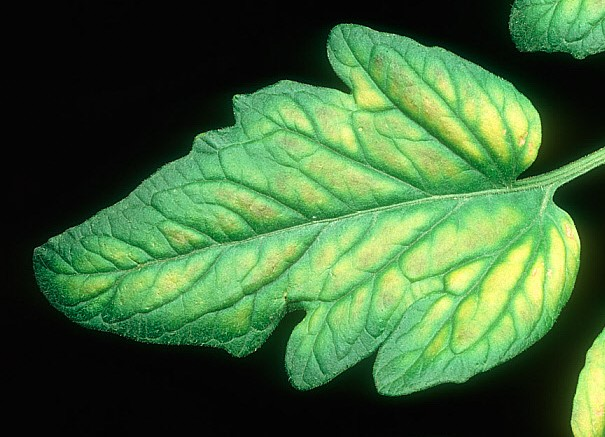
#> input picture images/1.jpg, 605 x 437 px
$ python leaf_extract_geometry.py images/1.jpg
#> lines starting #> are read from the running program, lines starting #| are printed output that depends on the picture; after the words box and inside, x2 and y2 are one past the last pixel; in counts of white or black regions, pixels touching at a corner belong together
import cv2
import numpy as np
import sys
import math

def extract_geometry(leaf_mask):
    """
    Finds the largest contour in the mask and extracts geometric metrics.
    Returns a dictionary of metrics and the contour itself for drawing.
    """
    contours, _ = cv2.findContours(leaf_mask, cv2.RETR_EXTERNAL, cv2.CHAIN_APPROX_SIMPLE)
    if not contours:
        return None, None

    largest_contour = max(contours, key=cv2.contourArea)
    true_area = cv2.contourArea(largest_contour)
    perimeter = cv2.arcLength(largest_contour, closed=True)

    if true_area < 100:
        return None, None

    _, (width, height), _ = cv2.minAreaRect(largest_contour)
    if width == 0 or height == 0:
        return None, None

    length = max(width, height)
    short_side = min(width, height)
    aspect_ratio = short_side / length

    hull = cv2.convexHull(largest_contour)
    hull_area = cv2.contourArea(hull)
    solidity = true_area / hull_area if hull_area > 0 else 0

    serration_index = perimeter / (2 * math.sqrt(math.pi * true_area)) if true_area > 0 else 0

    moments = cv2.moments(largest_contour)
    hu_moments = cv2.HuMoments(moments)

    log_hu = []
    for i in range(7):
        if hu_moments[i][0] != 0:
            log_hu.append(-1 * math.copysign(1.0, hu_moments[i][0]) * math.log10(abs(hu_moments[i][0])))
        else:
            log_hu.append(0.0)

    metrics = {
        "True Area (px)": int(true_area),
        "Aspect Ratio": round(aspect_ratio, 3),
        "Solidity": round(solidity, 3),
        "Serration Index": round(serration_index, 3),
        "Hu Moment 1 (Primary Shape)": round(log_hu[0], 3),
        "Hu Moment 2 (Asymmetry)": round(log_hu[1], 3)
    }

    return metrics, largest_contour

def analyze_leaf(image_path):
#> called with image_path = 'images/1.jpg'
    img = cv2.imread(image_path)
#> img is the input picture: shape (437, 605, 3); mean B, G, R 57.3, 103.3, 64
    if img is None:
        print("Could not load image. Check the path.")
        return

    # --- AUTOMATIC LEAF SEGMENTATION USING HSV ---
    hsv = cv2.cvtColor(img, cv2.COLOR_BGR2HSV)
#> hsv: shape (437, 605, 3); mean H, S, V 40.7, 99.8, 103.3
    lower_plant_color = np.array([20,  40,  40])
    upper_plant_color = np.array([85, 255, 255])

    leaf_mask = cv2.inRange(hsv, lower_plant_color, upper_plant_color)
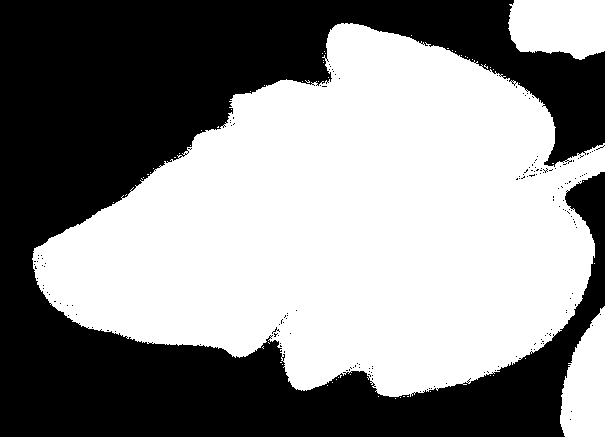
#> leaf_mask: shape (437, 605); 54.2% white; 172 black regions (171 under 20 px), largest, box (x1, y1, x2, y2) and area: (0, 0, 605, 437) 120737

    kernel = cv2.getStructuringElement(cv2.MORPH_ELLIPSE, (5, 5))
    leaf_mask = cv2.morphologyEx(leaf_mask, cv2.MORPH_CLOSE, kernel)
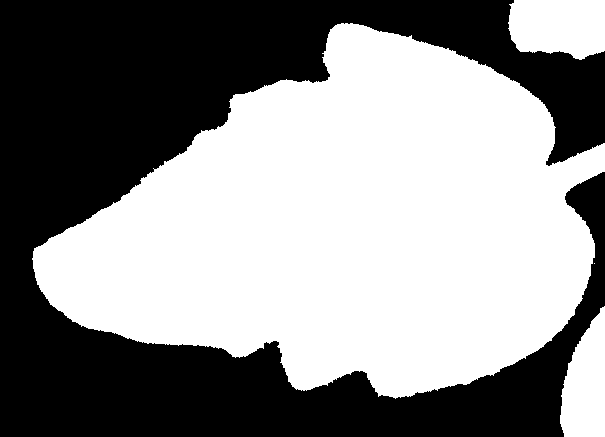
#> leaf_mask: shape (437, 605); 54.6% white; 1 black region, box (x1, y1, x2, y2) and area: (0, 0, 605, 437) 119980
    leaf_mask = cv2.morphologyEx(leaf_mask, cv2.MORPH_OPEN, kernel)
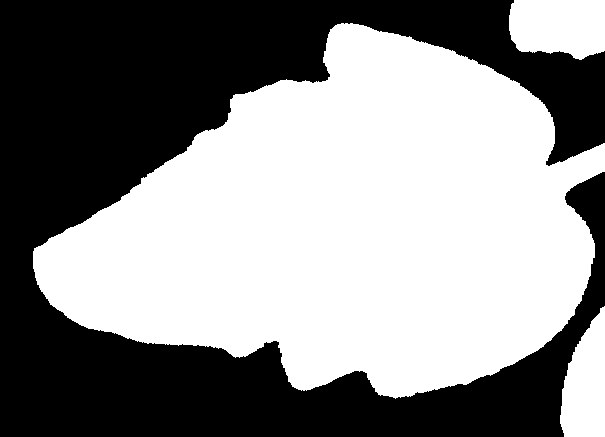
#> leaf_mask: shape (437, 605); 54.6% white; 1 black region

    # --- GEOMETRIC SHAPE ANALYSIS ---
    shape_metrics, leaf_contour = extract_geometry(leaf_mask)
#> in extract_geometry, `contours, _ = cv2.findContours(leaf_mask, cv2.RETR_EXTERNAL, cv2.CHAIN..`: contours = 3 contours; box (x1, y1, x2, y2) and area: (33, 23, 605, 399) 134247, (509, 0, 605, 60) 4864, (560, 306, 605, 437) 4102
#> in extract_geometry, `largest_contour = max(contours, key=cv2.contourArea)`: largest_contour = contour of 1081 points, box (x1, y1, x2, y2) (33, 23, 605, 399), area 134247
#> in extract_geometry, `true_area = cv2.contourArea(largest_contour)`: true_area = 134247
#> in extract_geometry, `perimeter = cv2.arcLength(largest_contour, closed=True)`: perimeter = 1854.3
#> in extract_geometry, `_, (width, height), _ = cv2.minAreaRect(largest_contour)`: width = 370.1; height = 541.5
#> in extract_geometry, `short_side = min(width, height)`: short_side = 370.1
#> in extract_geometry, `aspect_ratio = short_side / length`: aspect_ratio = 0.683
#> in extract_geometry, `hull = cv2.convexHull(largest_contour)`: hull = contour of 43 points, box (x1, y1, x2, y2) (33, 23, 605, 399), area 146339
#> in extract_geometry, `hull_area = cv2.contourArea(hull)`: hull_area = 146339
#> in extract_geometry, `solidity = true_area / hull_area if hull_area > 0 else 0`: solidity = 0.917
#> in extract_geometry, `serration_index = perimeter / (2 * math.sqrt(math.pi * true_area)) if ..`: serration_index = 1.43
#> in extract_geometry, `moments = cv2.moments(largest_contour)`: moments = moments, m00 134247, centre m10/m00, m01/m00 = (348, 226.3)
#> in extract_geometry, `hu_moments = cv2.HuMoments(moments)`: hu_moments = [0.187, 0.00676, 0.000955, 0.000111, 3.58e-08, 8.77e-06, 3.96e-09]
#> after the loop in extract_geometry, `for i in range(7):`: log_hu = [0.727, 2.17, 3.02, 3.96, 7.45, 5.06, 8.4]
#> in extract_geometry, `metrics = { "True Area (px)": int(true_area), "Aspect Ratio": round(as..`: metrics = {'True Area (px)': 134247, 'Aspect Ratio': 0.683, 'Solidity': 0.917, 'Serration Index': 1.43, 'Hu Moment 1 (Primary Shape)': 0.727, 'Hu Moment 2 (Asymmetry)': 2.17}
#> shape_metrics has the same summary as metrics in extract_geometry; leaf_contour has the same summary as largest_contour in extract_geometry

    if shape_metrics is None:
        print("Error: Could not extract reliable leaf geometry.")
        return

    print("=== EXTRACTED GEOMETRIC FEATURES ===")
    for metric, value in shape_metrics.items():
        print(f"{metric}: {value}")
#> this loop made 6 passes
#> (metric, value) on passes 1 to 6: ('True Area (px)', 134247), ('Aspect Ratio', 0.683), ('Solidity', 0.917), ('Serration Index', 1.43), ('Hu Moment 1 (Primary Shape)', 0.727), ('Hu Moment 2 (Asymmetry)', 2.17)
#| True Area (px): 134247
#| Aspect Ratio: 0.683
#| Solidity: 0.917
#| Serration Index: 1.428
#| Hu Moment 1 (Primary Shape): 0.727
#| Hu Moment 2 (Asymmetry): 2.17
    print("====================================\n")

    # --- VISUAL OUTPUT GENERATION ---
    mask_bgr = cv2.cvtColor(leaf_mask, cv2.COLOR_GRAY2BGR)
#> mask_bgr: shape (437, 605, 3); 54.6% white; 1 black region, box (x1, y1, x2, y2) and area: (0, 0, 605, 437) 120080
    segmented_result = cv2.bitwise_and(img, img, mask=leaf_mask)
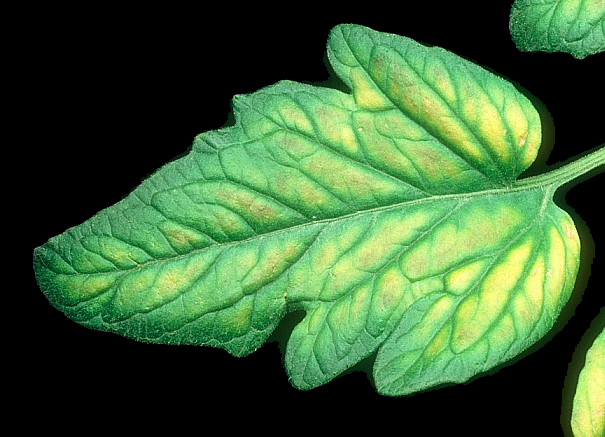
#> segmented_result: shape (437, 605, 3); mean B, G, R 55.3, 99.6, 61.8

    if leaf_contour is not None:
        cv2.drawContours(segmented_result, [leaf_contour], -1, (255, 0, 0), 3)
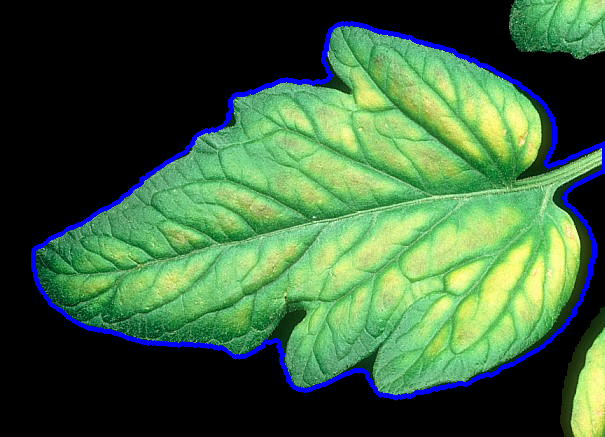
#> segmented_result: shape (437, 605, 3); 2.92% of pixels changed, all inside (x1, y1, x2, y2) = (31, 21, 605, 401)

    display_w, display_h = 400, 300
    panel_orig = cv2.resize(img, (display_w, display_h))
    panel_mask = cv2.resize(mask_bgr, (display_w, display_h))
    panel_result = cv2.resize(segmented_result, (display_w, display_h))
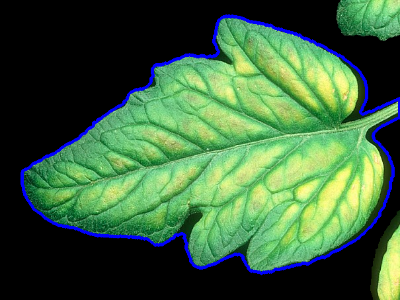
#> panel_result: shape (300, 400, 3); mean B, G, R 62, 98.2, 61.1

    composite_display = np.hstack((panel_orig, panel_mask, panel_result))
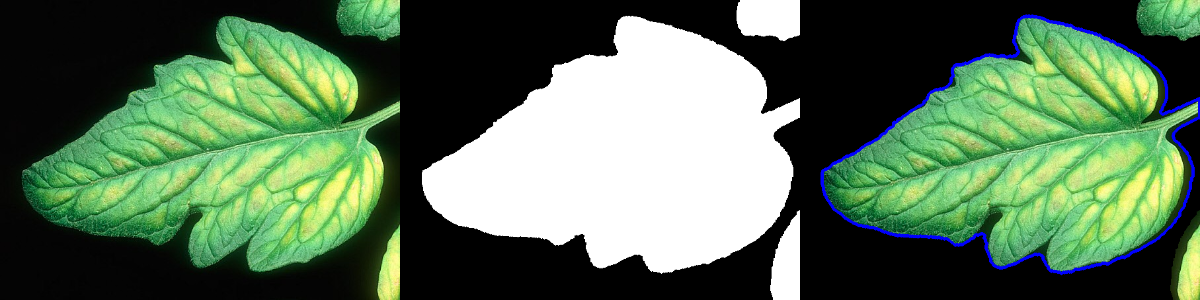
#> composite_display: shape (300, 1200, 3); mean B, G, R 86.1, 113.5, 88.1

    window_name = 'Diagnostic View: Original | Binary Mask | Isolated Leaf'
    cv2.imshow(window_name, composite_display)

    print("Press 'ESC' or focus the terminal and hit 'Ctrl+C' to close and quit.")

    # --- FIXED EVENT LOOP FOR HANDLING TERMINAL INTERRUPTS ---
    while True:
        # Step the waitKey loop in tiny 50ms intervals to keep the thread responsive to terminal events
        key = cv2.waitKey(50) & 0xFF
#> (key Esc is pressed here)

        # 27 is the ASCII code for the Escape Key
        if key == 27:
            break

        # Check if the user clicked the 'X' close window button manually
        if cv2.getWindowProperty(window_name, cv2.WND_PROP_VISIBLE) < 1:
            break

    cv2.destroyAllWindows()

if __name__ == "__main__":
    if len(sys.argv) < 2:
        print("Usage: python leaf_analyzer.py <path_to_leaf_photo>")
    else:
        # Wrap execution in a clean Python try/except block to catch Ctrl+C signals
        try:
            analyze_leaf(sys.argv[1])
        except KeyboardInterrupt:
            print("\nProgram execution halted via Ctrl+C. Cleaning up windows and exiting.")
            cv2.destroyAllWindows()
            sys.exit(0)
